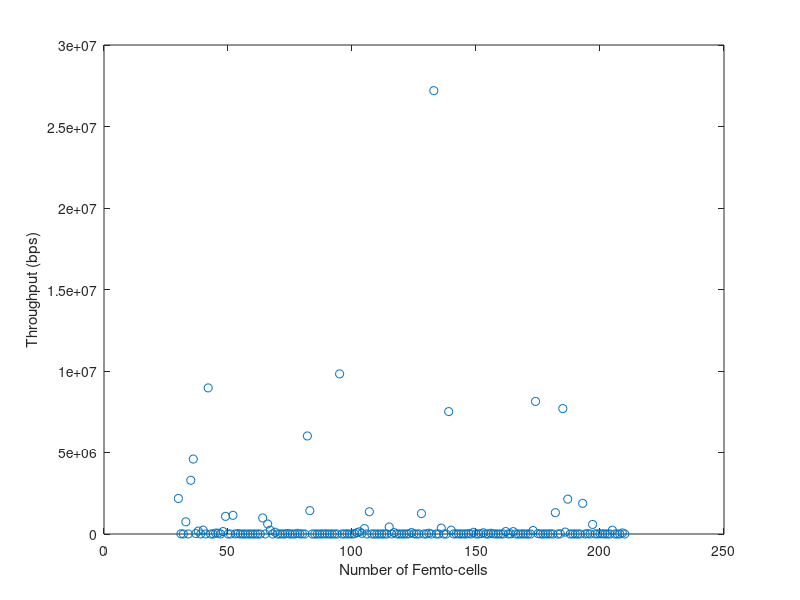

Source code (MATLAB):
%**************************************************************************
% Filename: FFR_Simulator.m
% Group Name: GTW-E
% Date: 03/17/2020
% Description: Script used to simulate Fractional Frequency Reuse(FFR)
% medthods for HetNet applications. FFR algorithm is modeled to
% analyze performance tradeoffs. 
%
% FFR Algorithms:
%                FFR-3SL (Proposed Paper) 
%
%**************************************************************************

%----------------------------------------------------
% Common Sim Variables
%----------------------------------------------------
BER     = 10^-6;         % Target Bit Error Rate(BER)
alpha   = -1.5/log(BER); % Constant for target BER
deltaf        = 15e3;          % Subcarrier spacing (Hz)
CH_BW         = 20e6;          % Channel Bandwidth (Hz)
Macro_radius  = 500;           % Macrocell radius(m)
Femto_radius  = 30;           % Femtocell radius(m)
m_users       = 150;           % Macrocell Users
f_users = 150;           % Femtocell Users
SCpRB   = 12;            % Sub-carriers per resource block
Num_RB  = 100;           % Total number of resource blocks
Num_SC  = Num_RB*SCpRB;  % Number of subcarriers
MC_TxP  = [10 15 20];    % Macrocell Base Station Transmit Power
FC_TxP  = 20e-3;         % Femtocell Base Station Transmit Power
No_PSD  = -174;          % Noise Power Spectral Density (dBm/Hz)
Num_Mc  = 7;             % Number of Macrocells
Num_Fc  = 30;            % Number of Femtocells per macrocell
T_Num_Fc  = 210;         % Total Number of Femtocells
Num_RB  = 100;           % Number of Resource Blocks
SB_Sect = 4;             % Subbands per sector
d_vec  = 5;              % Distance from base station to user in meters
Lwalls = [7 10 15];      % Loss through walls [light internal, internal, external]
wall_type = 1;           % Selects wall type from array of wall loss vector
                         % hard coded to 1(light internal) for now, will 
                         % implement selector code later.

%**************************************************************************
% FFR-3SL Code (Proposed Paper)
%**************************************************************************

% Center_Layer = 0-166 
% Middle_Layer = 167-333
% Outer_Layer = 334-500 

D_center = [100];
D_middle = [200];
D_outter = [400];
%-------------------------------------------
% Macrocell - SINR, Capacity, and Throughput
%-------------------------------------------
idx=0;
Tm_vec = [];
Nf_vec = 30:210;
for Nf=Nf_vec
    
    Num_Mc = 7;
    
    % Convert Macrocell power to watts
    MC_TxP = MC_TxP(1);
    MC_TxP_W = 10^(MC_TxP/10);
    
    % Convert Femtocell power to watts
    FC_TxP_W = 10^(FC_TxP/10);
    
    
    % d_vec = [
    %     866  %B->A
    %     866  %B->C
    %     1500 %B->D
    %     1732 %B->E
    %     1500 %B->F
    %     866  %B->G
    %     ];
    
    % Summation of M neighboring Macro-cell's Power & Gain products on sub-carrier k
    % Equation 4 - Denomonator middle summation
    sigma_PMp_GMp = 0; % Initialize to zero
    sigma_PF_GF   = 0; % Initialize to zero
    for m=1:(Num_Mc-1)
        %d = d_vec(m);
        d=866;
        PL_macro = 28.0 + 35*log10(d);
        Gain = 10^-(PL_macro/10);
        sigma_PMp_GMp = sigma_PMp_GMp + (MC_TxP_W*Gain);
        
        % Summation of F neighboring Femto-cell Power & Gain products on sub-carrier k
        for f=1:(Num_Fc)
            % Distance to any interferring femtocell will be 60 - 470m
            d_femto = round(rand*(470) + (2*Femto_radius));
            PL_femto = 28.0 + 35*log10(d_femto);
            Gain = 10^-(PL_femto/10);
            sigma_PF_GF = sigma_PF_GF + (FC_TxP_W*Gain);
        end
    
    end
    
    % Calculate channel gain (NOTE: Removing the Xsigma and the |H|
    % Rayleigh Gaussian distribution).
    d_user = round(rand*(Macro_radius));
    PL_user = 28.0 + 35*log10(d_user);
    Ch_Gain_W = 10^(-PL_user/10);
    
    % SINR equation for a given Macro-cell on sub-carrier k
    % NOTE: this is equation 4 from the paper
    SINRmk = (MC_TxP_W*Ch_Gain_W)/(10^((No_PSD*deltaf)/10) + sigma_PMp_GMp + sigma_PF_GF);
    
    % Capacity of macro user m on sub-carrier k
    Cmk = deltaf*log2(1+alpha*SINRmk);
    
    % Calculate Throughput of the Macro-cell across all m users
    Tm = 0; % Initialize to zero
    for m=1:m_users
        Beta_km = round(rand);
        Beta_km = 1; 
        Tm = Tm + Cmk * Beta_km;
    end
    
    idx = idx+1;
    Tm_vec(idx) = Tm;
    
end
    

%-------------------------------------------
% Femtocell - SINR, Capacity, and Throughput
%-------------------------------------------










%**************************************************************************
% Figures/Plots
%**************************************************************************

figure; 
plot(Nf_vec,Tm_vec, 'o');
xlabel('Number of Femto-cells');
ylabel('Throughput (bps)');
